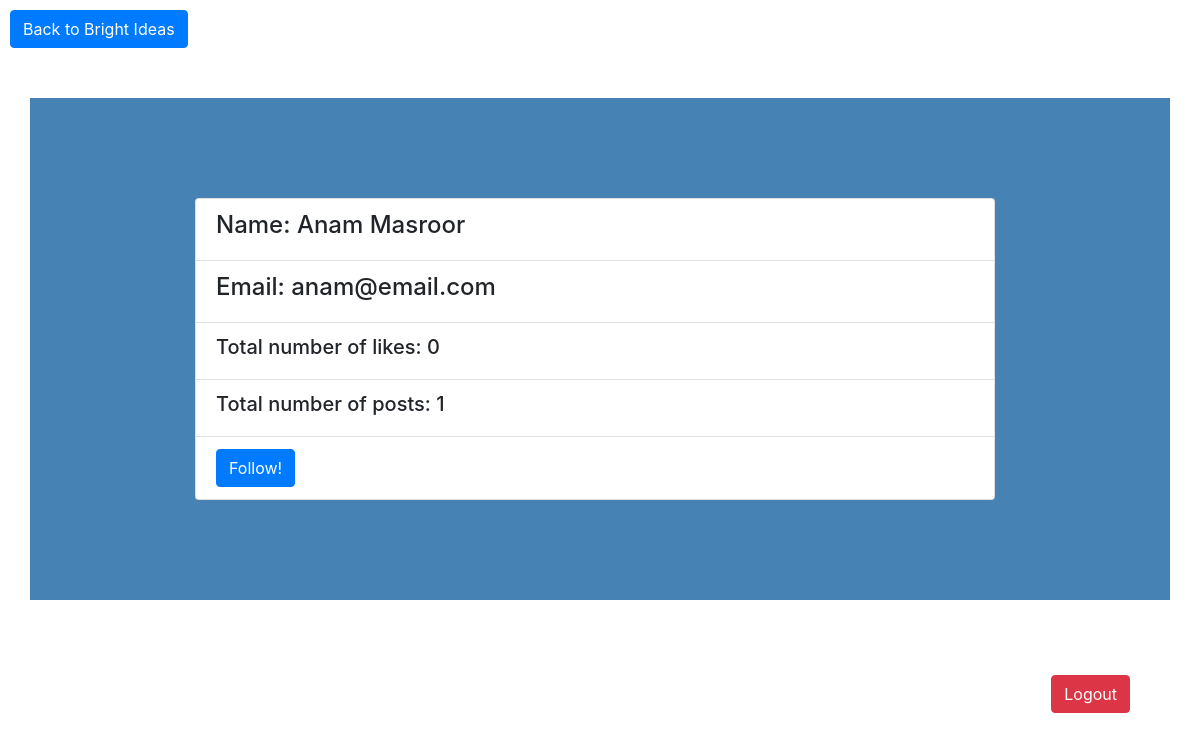
/users/3, run on an earlier commit of the app's database.
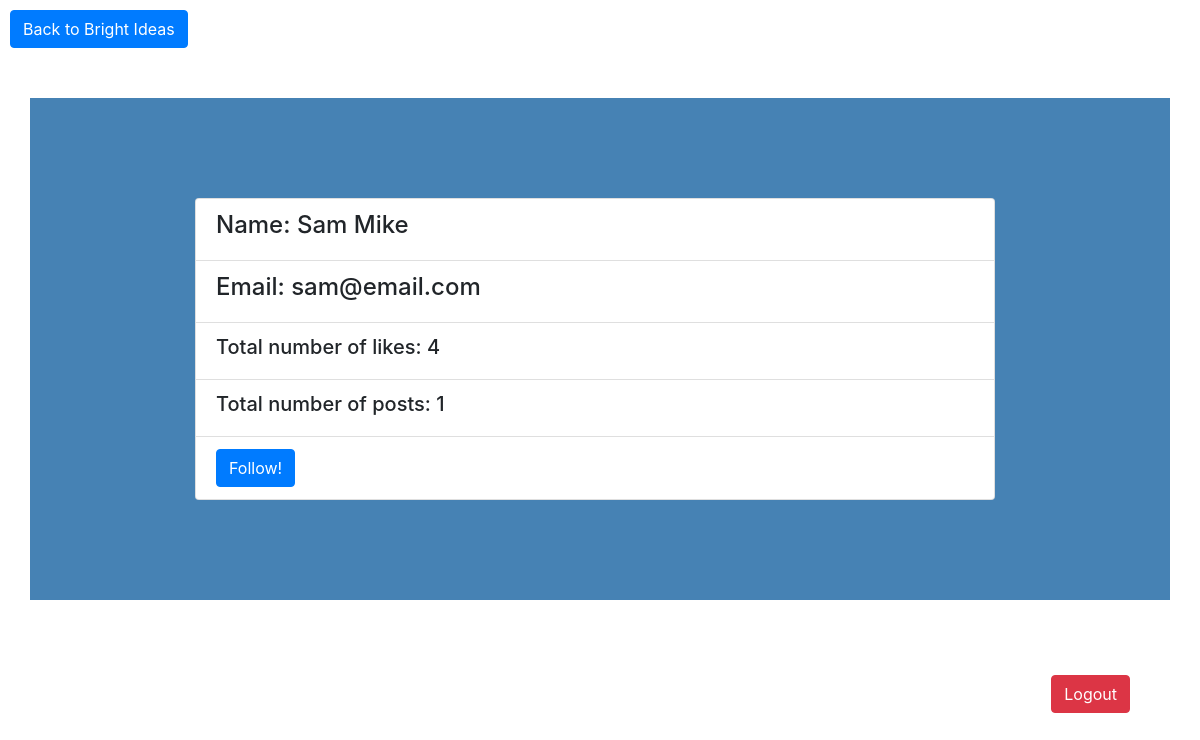
And on a later commit of the database.
### app.py (models this page shows, shortened)
class User(db.Model):
    __tablename__ = "users"
    id=db.Column(db.Integer, primary_key=True)
    first_name=db.Column(db.String(255))
    last_name=db.Column(db.String(255))
    email=db.Column(db.String(255))
    password_hash=db.Column(db.String(255))
    liked_posts=db.relationship("Post", secondary=likes_table)
    followers=db.relationship("User",
        secondary=followers_table,
        primaryjoin=id==followers_table.c.followed_id,
        secondaryjoin=id==followers_table.c.follower_id,
        backref="following")
    created_at=db.Column(db.DateTime, server_default=func.now())
    updated_at=db.Column(db.DateTime, server_default=func.now(),onupdate=func.now())

### app.py (the view)
@app.route("/users/<id>", methods=["GET"])
def user_profile(id):
    user_profile = User.query.get(id)
    numlikes = len(user_profile.liked_posts)
    numposts = Post.query.filter(Post.author_id == id).count()
    return render_template("user_profile.html", user_profile=user_profile, numlikes = numlikes, numposts=numposts)

### templates/user_profile.html (shortened to what this page needs)
<!DOCTYPE html>
<html lang="en">
<head>
    <link rel="stylesheet" href="https://stackpath.bootstrapcdn.com/bootstrap/4.3.1/css/bootstrap.min.css">
    <link rel="stylesheet" type="text/css" href="{{url_for('static', filename='styles/user_profile.css')}}">
</head>
<body>
        <div class="back"><a href="/bright_ideas"><button type="button" class="btn btn-primary">Back to Bright Ideas</button></a></div>
        <div class="container">
            <div class="userprofile">
                    <div class="card" style="width: 50rem;">
                        <ul class="list-group list-group-flush">
                            <li class="list-group-item"><h4>Name: {{user_profile.first_name}} {{user_profile.last_name}}</h4></li>
                            <li class="list-group-item"><h4>Email: {{user_profile.email}}</h4></li>
                            <li class="list-group-item"><h5>Total number of likes: {{numlikes}}</h5></li>
                            <li class="list-group-item"><h5>Total number of posts: {{numposts}}</h5></li>
                            <li class="list-group-item"><a href="/follow/{{ user_profile.id }}"><button type="button" class="btn btn-primary">Follow!</button></a></li>
                        </ul>
                    </div>
            </div>
    <div class="logout"><a href="/logout"><button type="button" class="btn btn-danger">Logout</button></a></div>
</body>
</html>

What changed in the data, as far as the page shows it:
changed User: first_name "Anam" → "Sam"; last_name "Masroor" → "Mike"; email "anam@email.com" → "sam@email.com"
Also different on the page:
{{ numlikes }}: "0" → "4"
